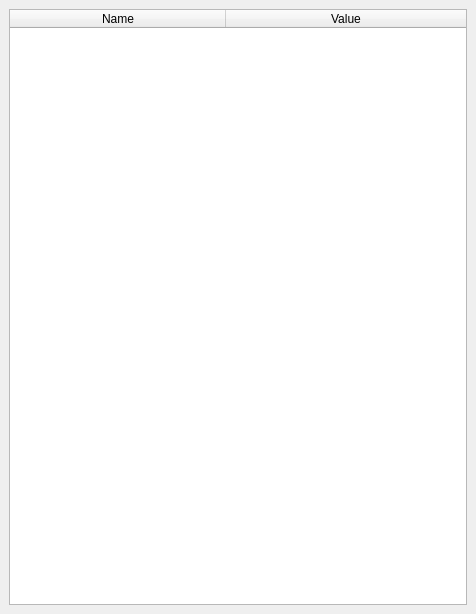
<?xml version="1.0" encoding="UTF-8"?>
<ui version="4.0">
 <class>EnvironViewer</class>
 <widget class="QMainWindow" name="EnvironViewer">
  <property name="geometry">
   <rect>
    <x>0</x>
    <y>0</y>
    <width>476</width>
    <height>614</height>
   </rect>
  </property>
  <property name="windowTitle">
   <string>Environ Viewer</string>
  </property>
  <widget class="QWidget" name="centralwidget">
   <layout class="QGridLayout" name="gridLayout">
    <item row="0" column="0">
     <widget class="QTableWidget" name="tableWidget">
      <attribute name="horizontalHeaderDefaultSectionSize">
       <number>216</number>
      </attribute>
      <attribute name="horizontalHeaderStretchLastSection">
       <bool>true</bool>
      </attribute>
      <attribute name="verticalHeaderVisible">
       <bool>false</bool>
      </attribute>
      <column>
       <property name="text">
        <string>Name</string>
       </property>
      </column>
      <column>
       <property name="text">
        <string>Value</string>
       </property>
      </column>
     </widget>
    </item>
   </layout>
  </widget>
 </widget>
 <resources/>
 <connections/>
</ui>
